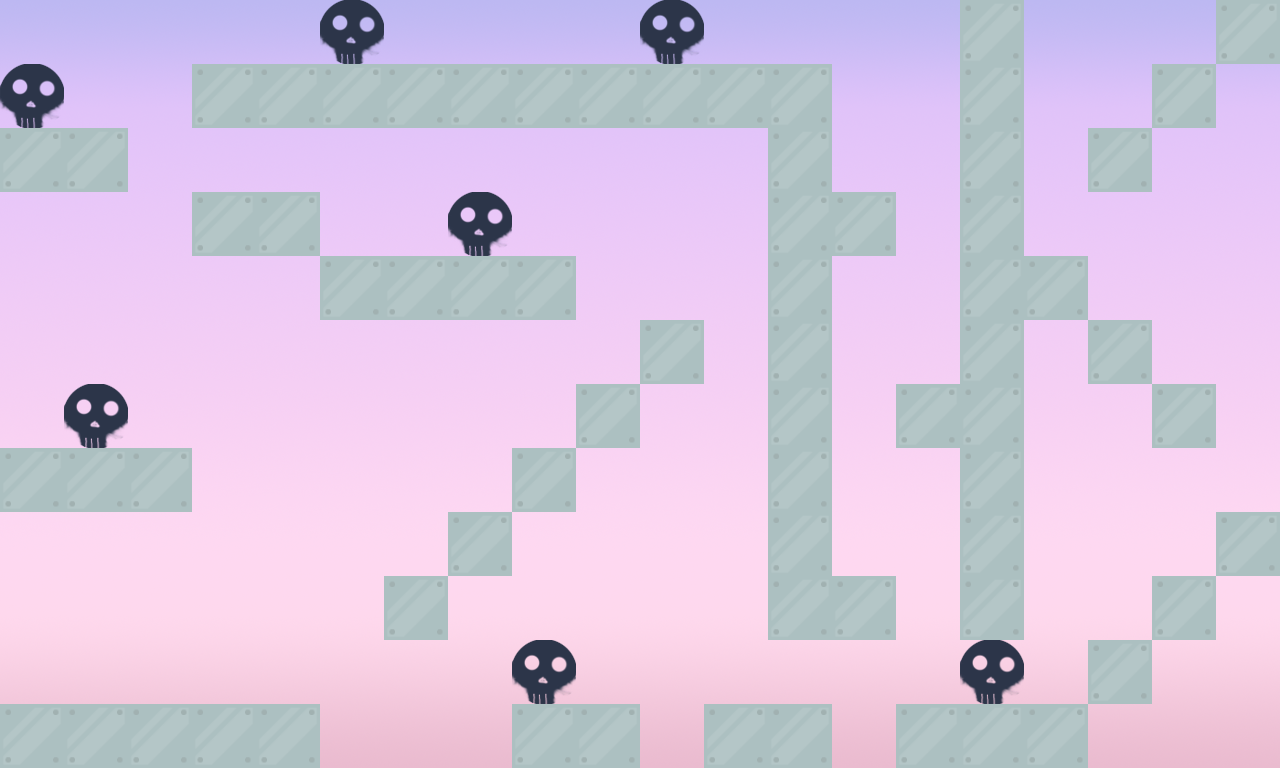

Rendered tile map (Tiled .tmx) drawn with the repository's tilesets; below, a short description and the map source with its tile grids summarised:
An orthogonal 20x12 tile map with 64x64 px tiles, 2 tile layers (level, GameElement), 2 tilesets, 1 image layer and 28 objects.

<map version="1.0" orientation="orthogonal" renderorder="right-down" width="20" height="12" tilewidth="64" tileheight="64" nextobjectid="29">
 <tileset firstgid="1" name="level_tileset" tilewidth="64" tileheight="64" tilecount="1" columns="1">
  <image source="../assets/Tiles/level_tileset.png" trans="ff00ff" width="64" height="64" />
 </tileset>
 <tileset firstgid="2" name="GameElement_tileset" tilewidth="64" tileheight="64" tilecount="3" columns="3">
  <image source="../assets/Tiles/GameElement_tileset.png" trans="ff00ff" width="192" height="64" />
 </tileset>
 <imagelayer name="bg">
  <image source="../assets/BG/Sky/sky_pink_haze.png" width="1280" height="768" />
 </imagelayer>
 <layer name="level" width="20" height="12">
  <data>[240 cells, 68 non-empty, 1 distinct tile ids]</data>
 </layer>
 <objectgroup name="objects">
  <object id="1" x="0" y="134" width="128" height="56" />
  <object id="2" x="192" y="66" width="638" height="62" />
  <object id="3" x="766" y="132" width="62" height="508" />
  <object id="4" x="830" y="576" width="66" height="64" />
  <object id="5" x="832" y="194" width="62" height="62" />
  <object id="6" x="898" y="386" width="60" height="64" />
  <object id="7" x="964" y="-2" width="58" height="642" />
  <object id="8" x="1026" y="256" width="60" height="64" />
  <object id="9" x="1090" y="326" width="62" height="52" />
  <object id="10" x="1152" y="380" width="62" height="66" />
  <object id="11" x="1090" y="126" width="58" height="62" />
  <object id="12" x="1154" y="62" width="64" height="68" />
  <object id="13" x="1220" y="-6" width="62" height="70" />
  <object id="14" x="1218" y="512" width="66" height="64" />
  <object id="15" x="1154" y="576" width="64" height="66" />
  <object id="16" x="1090" y="640" width="62" height="60" />
  <object id="17" x="898" y="704" width="190" height="64" />
  <object id="18" x="708" y="704" width="122" height="62" />
  <object id="19" x="514" y="702" width="124" height="68" />
  <object id="20" x="-2" y="704" width="322" height="60" />
  <object id="21" x="388" y="574" width="60" height="62" />
  <object id="22" x="2" y="448" width="190" height="60" />
  <object id="23" x="196" y="190" width="122" height="62" />
  <object id="24" x="324" y="260" width="252" height="54" />
  <object id="25" x="644" y="324" width="62" height="56" />
  <object id="26" x="572" y="384" width="68" height="62" />
  <object id="27" x="512" y="444" width="66" height="66" />
  <object id="28" x="448" y="512" width="62" height="58" />
 </objectgroup>
 <layer name="GameElement" width="20" height="12">
  <data>[240 cells, 7 non-empty, 1 distinct tile ids]</data>
 </layer>
</map>
